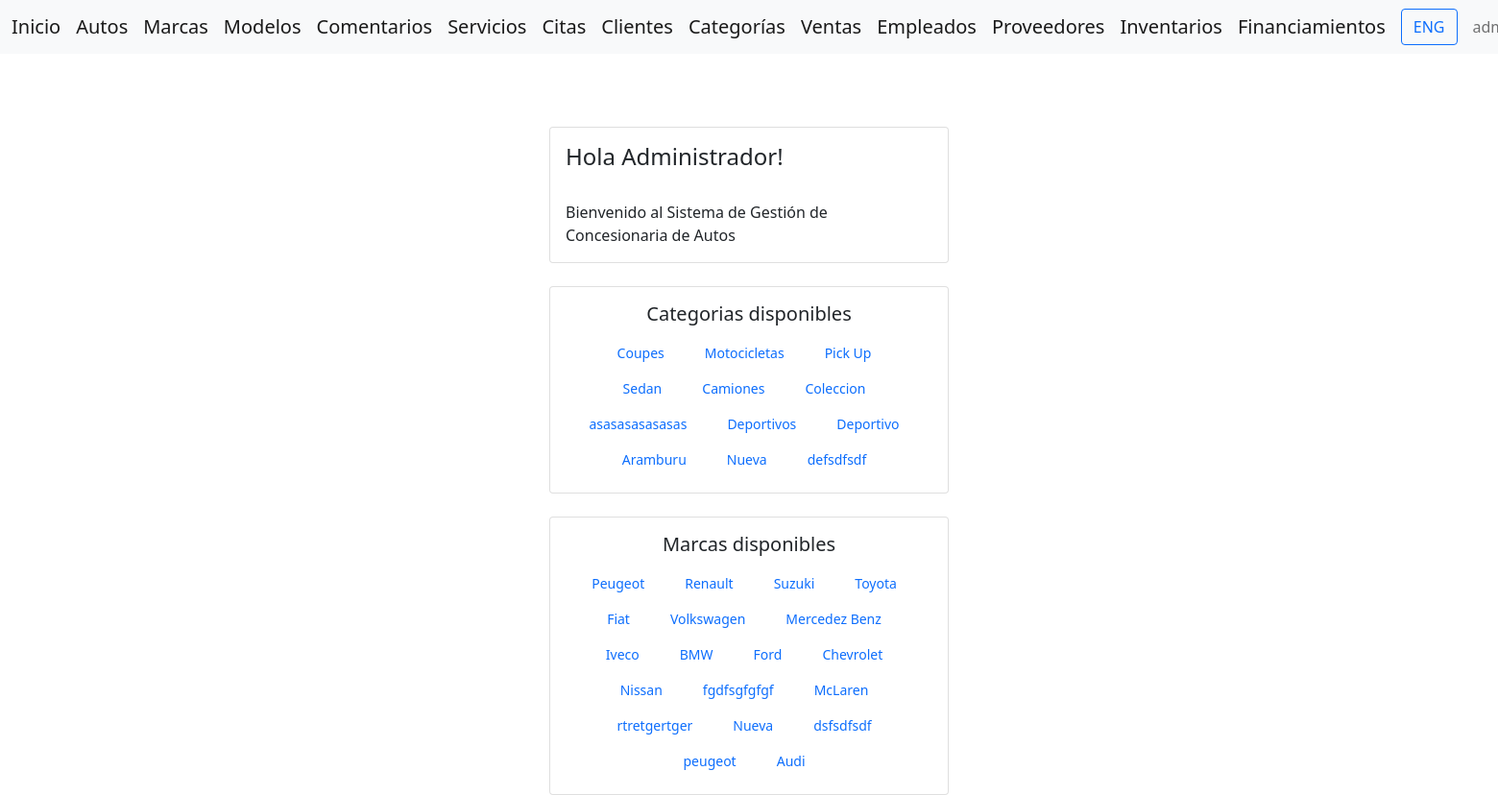
The app's page / (signed in) with its own data.
### gestion/models.py (models this page shows, shortened)
class Categoria(models.Model):
    nombre = models.CharField(max_length=100)

class Marca(models.Model):
    nombre = models.CharField(max_length=100)

### home/views.py (the view)
# urls.py: path('', IndexView.as_view(), name='index'),
class IndexView(LoginRequiredMixin, TemplateView):
    template_name = 'home/index.html'
    login_url = 'login'
    def get_context_data(self, **kwargs):
        context = super().get_context_data(**kwargs)
        context['user'] = self.request.user
        return context

### gestion/context_processors.py (called while the page is built)
def user_info(request):
    user = request.user if request.user.is_authenticated else None
    return {
        'authenticated_user': user
    }

def all_brands(request):
    brands = cache.get('brands')
    if brands is None:
        brands = Marca.objects.all()
        cache.set('brands', brands, 36000)  # Cache por 10 horas (36000 segundos)
    return {'all_brands': brands}

def all_categories(request):
    categories = cache.get('categories')
    if categories is None:
        categories = Categoria.objects.all()  # Devuelve objetos completos
        cache.set('categories', categories, 36000)  # Cache por 10 horas (36000 segundos)
    return {'all_categories': categories}

### home/templates/home/index.html (shortened to what this page needs)
{% extends 'home/base.html' %}
{% block content %}
{% load i18n %}
<div class="row" style="margin-top: 2cm;">
    <div class="col"></div>
    <div class="col">
        <div class="card">
            <div class="card-body">
                <h4 class="card-title">
                    {% trans "Hola" %}
                    {% if authenticated_user %}
                        {{ authenticated_user.first_name }}!
                    {% else %}
                        Invitado
                    {% endif %}
                </h4>
                <br>
                <p class="card-text">{% trans "Bienvenido al Sistema de Gestión de Concesionaria de Autos" %}</p>
            </div>
        </div>
        <div class="card mt-4">
            <div class="card-body">
                <h5 class="card-title text-center" style="margin-bottom: 10px;">{% trans "Categorías Disponibles" %}</h5>
                <div style="display: flex; justify-content: center; flex-wrap: wrap;">
                    {% for category in all_categories %}
                        <a class="nav-link" href="{% url 'categoria-detail' category.id %}" style="margin-right: 10px; white-space: nowrap; font-size: 14px;">{{ category.nombre }}</a>
                    {% endfor %}
                </div>
            </div>
        </div>
        <div class="card mt-4">
            <div class="card-body">
                <h5 class="card-title text-center" style="margin-bottom: 10px;">{% trans "Marcas Disponibles" %}</h5>
                <div style="display: flex; justify-content: center; flex-wrap: wrap;">
                    {% for brand in all_brands %}
                        <a class="nav-link" href="{% url 'marca-detail' brand.id %}" style="margin-right: 10px; white-space: nowrap; font-size: 14px;">{{ brand.nombre }}</a>
                    {% endfor %}
                </div>
            </div>
        </div>
    </div>
    <div class="col"></div>
</div>
{% endblock %}

### home/templates/home/base.html (shortened to what this page needs)
<!DOCTYPE html>
<html lang="{{ LANGUAGE_CODE }}">
<head>
    {% load static %}
    {% load i18n %}
    <link href="https://cdn.jsdelivr.net/npm/bootstrap@5.1.3/dist/css/bootstrap.min.css" rel="stylesheet">
</head>
<body class="{% if 'login' in request.path or 'register' in request.path %}auth-body{% endif %}">
    <nav class="navbar navbar-expand-lg navbar-light bg-light">
        <div class="container-fluid">
            <a class="navbar-brand" href="{% url 'index' %}">{% trans "Inicio" %}</a>
            <a class="navbar-brand" href="{% url 'auto-list' %}">{% trans "Autos" %}</a>
            <a class="navbar-brand" href="{% url 'marca-list' %}">{% trans "Marcas" %}</a>
            <a class="navbar-brand" href="{% url 'modelo-list' %}">{% trans "Modelos" %}</a>
            <a class="navbar-brand" href="{% url 'comentario-list' %}">{% trans "Comentarios" %}</a>
            <a class="navbar-brand" href="{% url 'servicio-list' %}">{% trans "Servicios" %}</a>
            <a class="navbar-brand" href="{% url 'cita-list' %}">{% trans "Citas" %}</a>
            {% if authenticated_user %}
                {% if authenticated_user.is_staff %}
                    <a class="navbar-brand" href="{% url 'cliente-list' %}">{% trans "Clientes" %}</a>
                    <a class="navbar-brand" href="{% url 'categoria-list' %}">{% trans "Categorías" %}</a>
                    <a class="navbar-brand" href="{% url 'venta-list' %}">{% trans "Ventas" %}</a>
                    <a class="navbar-brand" href="{% url 'empleado-list' %}">{% trans "Empleados" %}</a>
                    <a class="navbar-brand" href="{% url 'proveedor-list' %}">{% trans "Proveedores" %}</a>
                    <a class="navbar-brand" href="{% url 'inventario-list' %}">{% trans "Inventarios" %}</a>
                    <a class="navbar-brand" href="{% url 'financiamiento-list' %}">{% trans "Financiamientos" %}</a>
                {% endif %}
                <form action="{% url 'set_language' %}" method="post" class="d-inline">
                    <button type="submit" name="language" value="{% if request.LANGUAGE_CODE == 'es' %}en{% else %}es{% endif %}" class="btn btn-outline-primary">
                        {% if request.LANGUAGE_CODE == 'es' %}
                            ENG
                        {% else %}
                            ESP
                        {% endif %}
                    </button>
                </form>
                <span class="navbar-text ms-3">{{ authenticated_user.username }}</span>
            {% endif %}
        </div>
    </nav>
    <div class="container mt-4">
        {% block content %}
        {% endblock %}
    </div>
</body>
</html>

### home/templates/home/base.html (style rules this page uses)
body { background-image: url(''); background-size: cover; background-position: center; background-repeat: no-repeat; height: 100vh; margin: 0; }
.card { background-color: rgba(255, 255, 255, 0.8); }

### records on screen
Categoria: nombre "Coupes"
Categoria: nombre "Motocicletas"
Categoria: nombre "Pick Up"
Categoria: nombre "Sedan"
Categoria: nombre "Camiones"
Categoria: nombre "Coleccion"
Categoria: nombre "asasasasasasas"
Categoria: nombre "Deportivos"
Categoria: nombre "Deportivo"
Categoria: nombre "Aramburu"
Categoria: nombre "Nueva"
Categoria: nombre "defsdfsdf"
Marca: nombre "Peugeot"
Marca: nombre "Renault"
Marca: nombre "Suzuki"
Marca: nombre "Toyota"
Marca: nombre "Fiat"
Marca: nombre "Volkswagen"
Marca: nombre "Mercedez Benz"
Marca: nombre "Iveco"
Marca: nombre "BMW"
Marca: nombre "Ford"
Marca: nombre "Chevrolet"
Marca: nombre "Nissan"
Marca: nombre "fgdfsgfgfgf"
Marca: nombre "McLaren"
Marca: nombre "rtretgertger"
Marca: nombre "Nueva"
Marca: nombre "dsfsdfsdf"
Marca: nombre "peugeot"
Marca: nombre "Audi"

### other values on screen
{{ authenticated_user.first_name }} "Administrador"
